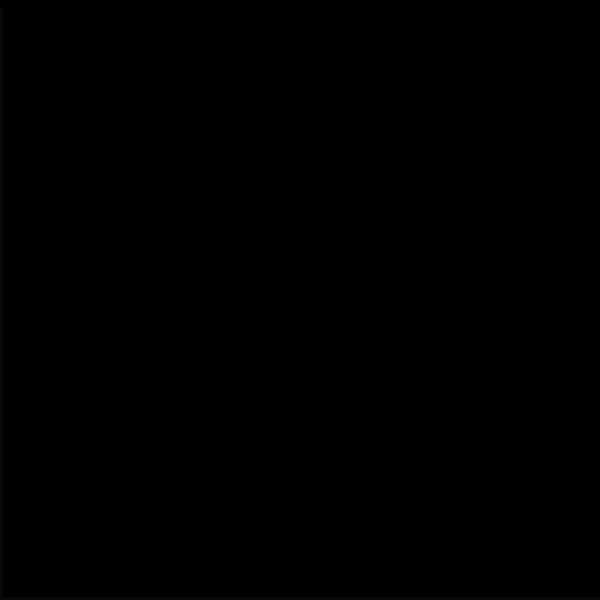
Frame 1 (no input)
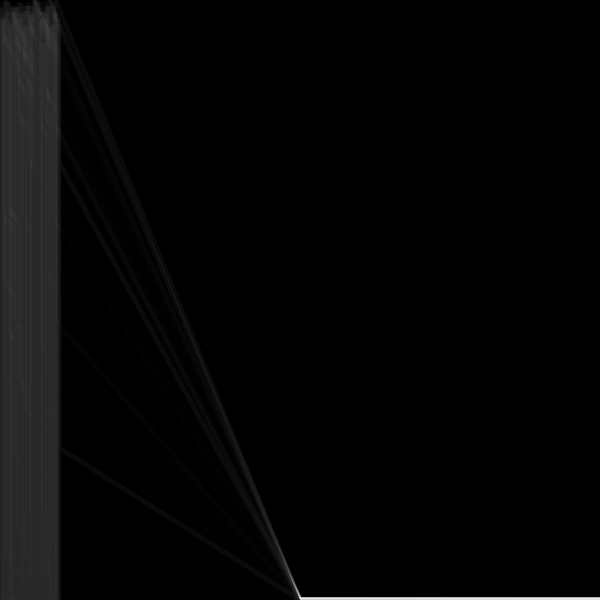
Frame 60 (no input)
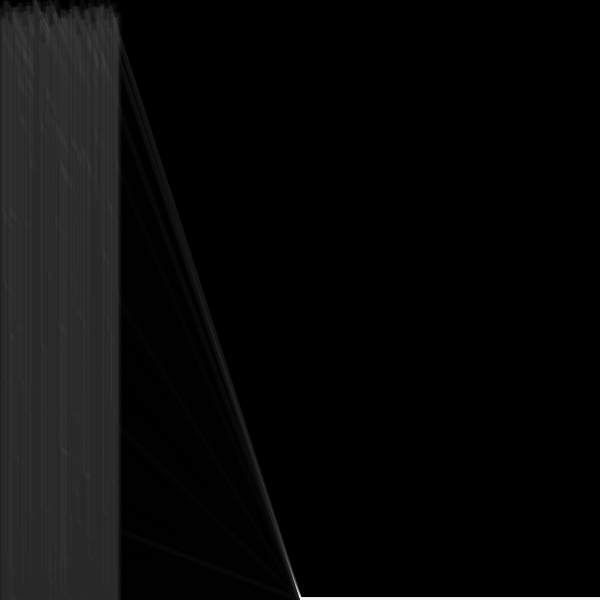
Frame 120 (the mouse pressed at the canvas centre since frame 60)

The p5.js sketch that drew these frames (run headless with seeded random() and noise() and a simulated clock; from frame 60 on, the mouse is pressed at the canvas centre):

// p5.js sketch
// ── sketch.js
let y_start
let pins = []

var pins_num = 500;
var complexity = 20;
var maximumHeight = 600;

parameterChanged = (variableName, value) => setup()

function setup() {
  w = 600;
  var canvas;
    if(windowWidth>=600 && windowHeight >=600){
      canvas = createCanvas(600, 600);
    }
    else{
      canvas = createCanvas(windowWidth, windowHeight - 100);
    }

  var x = (windowWidth - width) / 2;
  var y = (windowHeight - height) / 2;

  canvas.position(x, y);
  background(0);

  strokeWeight(.5)
  y_start = 0
  pins.length = 0
  for (let i = 0; i < pins_num; i++) {
    pins[i] = createVector(random(width), random(height))
  }

}


function draw(){
  fill(0, 100)
  stroke(255, 10)
  strokeWeight(5)
  if (y_start < height) {
    beginShape()
    for (let x = 0; x < width; x++) {
      var angle = pins.reduce((sum, p) => sum + complexity * atan2(p.x - y_start, p.x - x), 0)
      var z = map(cos(angle), -1, 1, 0, maximumHeight)
      vertex(y_start, x + z)
    }
    vertex(width, height)
    vertex(width/2, height)
    endShape(CLOSE)
    y_start++
  }
}
